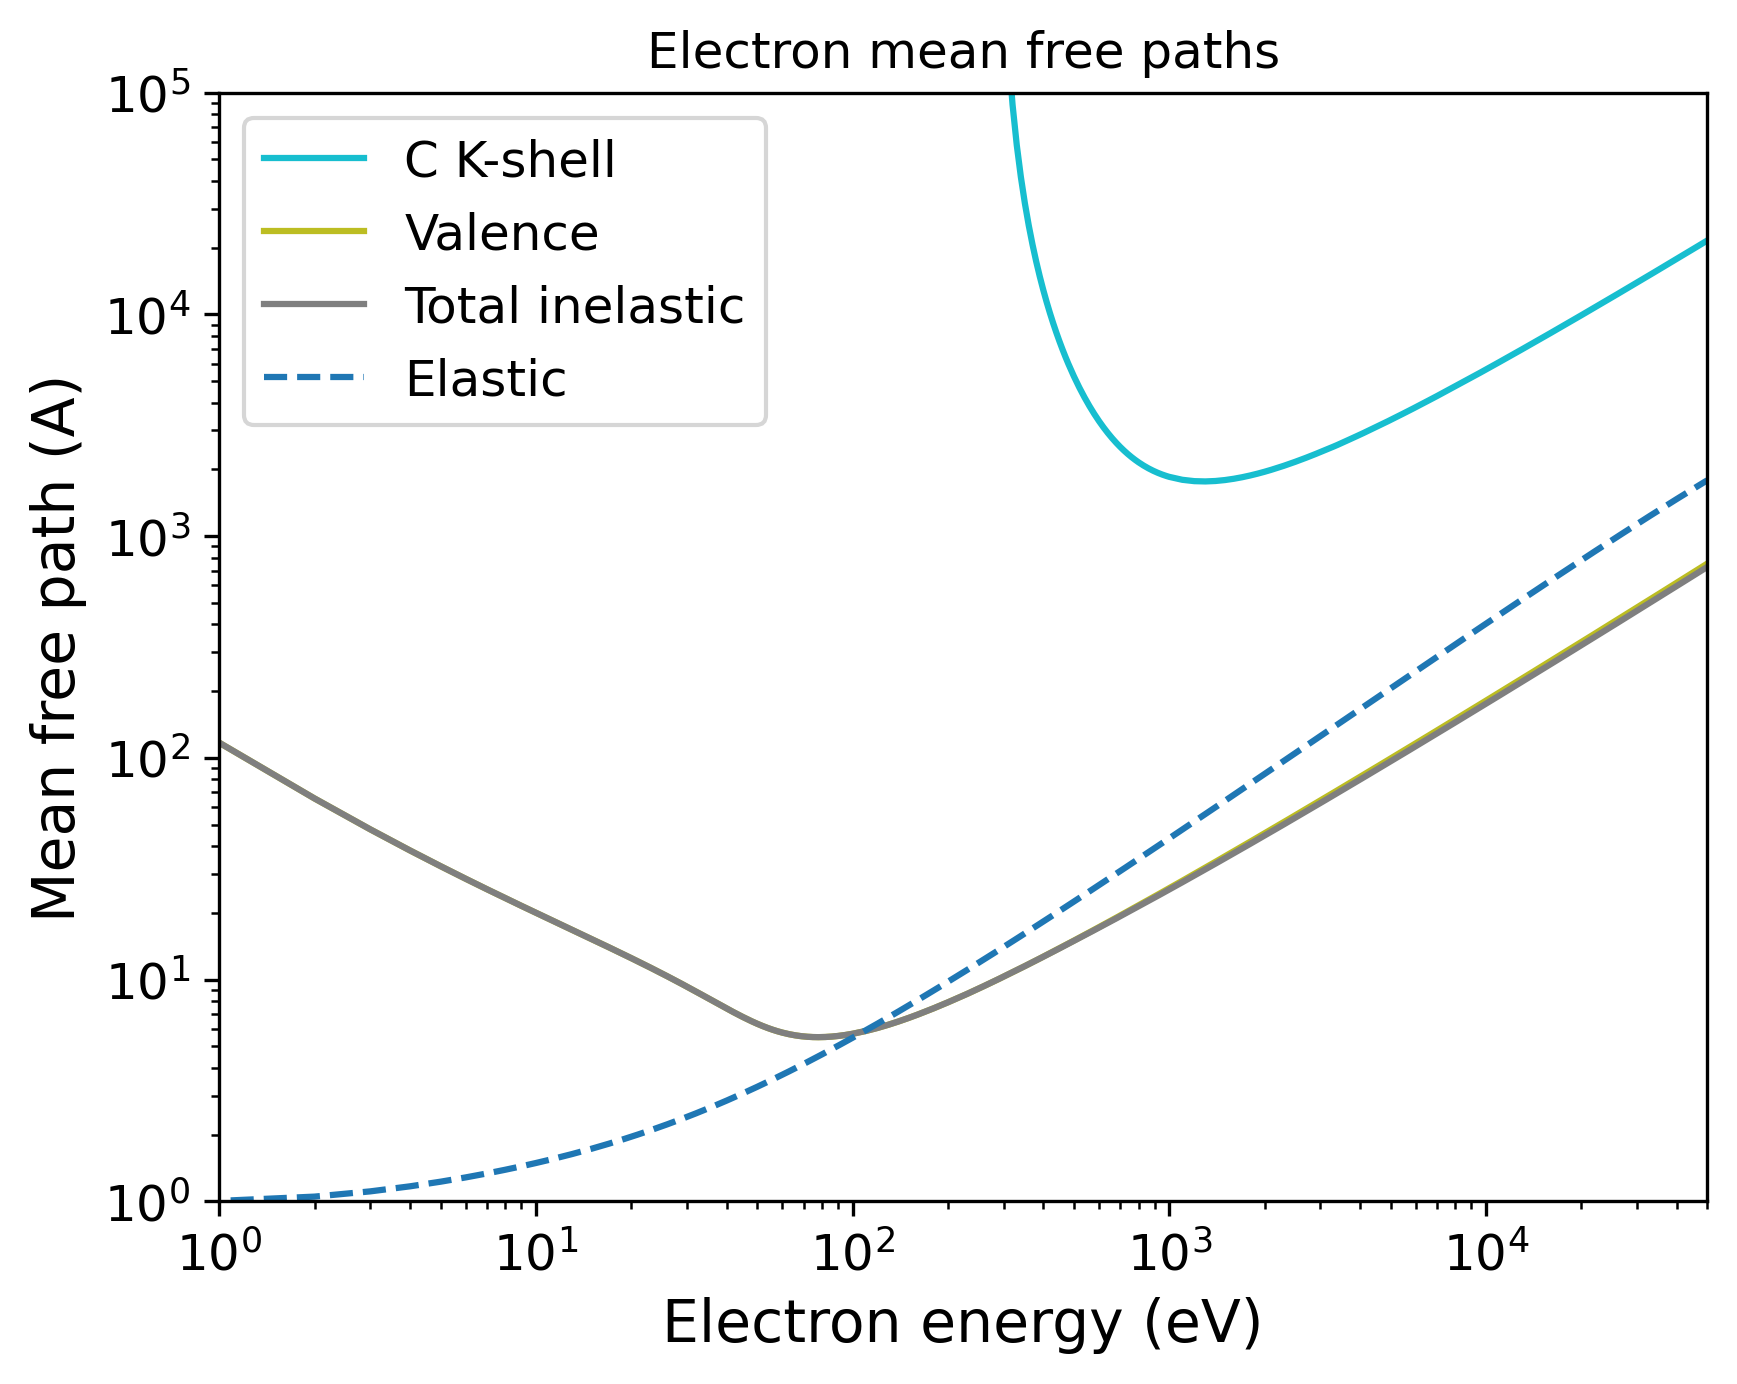

Recreate this plot in Python.
import pandas as pd
import numpy as np
import matplotlib.pyplot as plt
import matplotlib.cm as cm
# Set the format:
plt.xlabel("Electron energy (eV)", fontsize=14)
plt.ylabel("Mean free path (A)", fontsize=14)
plt.xticks(fontsize=12)
plt.yticks(fontsize=12)
plt.grid(False)
# Set the axes:
# Read the output file:
df = pd.read_csv(r"OUTPUT_Polypropylene_Electron_IMFP.dat", sep=r'\s+', header=None, comment="#", skipinitialspace=True)
plt.xscale("log")
plt.yscale("log")
# Prepare the plot:
columns_to_plot = [ 1, 2, 3]
labels = [ "C K-shell", "Valence", "Total inelastic"]
# Create N distinct colors from a colormap
N = len(columns_to_plot)
colors = plt.cm.tab10(np.linspace(1, 0, 10))
# Set line styles:
linestyles = [ "-", "-", "-"]
for i, col in enumerate(columns_to_plot):
    color = colors[i % len(colors)]
    ls    = linestyles[i % len(linestyles)]
    label = labels[i % len(labels)]
    plt.plot(df.iloc[:, 0], df.iloc[:, col],
    color=color,
    label=label,
    linestyle=ls)
# Add a curve from the second file
df2 = pd.read_csv(r"OUTPUT_Polypropylene_Electron_EMFP.dat", sep=r'\s+', header=None, comment="#", skipinitialspace=True)
columns_to_plot2 = [ 3]
labels2 = [ "Elastic"]
# Create second part of the plot:
for col, label in zip(columns_to_plot2, labels2):
    plt.plot(df2.iloc[:, 0], df2.iloc[:, col], label=label, linestyle="--")
plt.xlim(1.00000000,50000.00000000)
plt.ylim(1.00000000,100000.00000000)
plt.title("Electron mean free paths")
plt.legend(loc="best", fontsize=12)
# Save the plot in this format:
plt.savefig("OUTPUT_MFP_electron.png", dpi=300, bbox_inches="tight")
